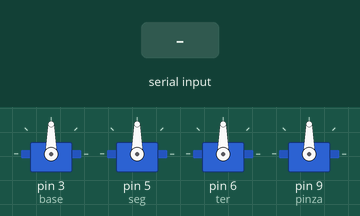
This sketch was run on a simulated Arduino Uno, built with avr-gcc and run on an emulated ATmega328P. On the bench: 4 × servo. Inputs (shaded band) come from the test bench.

Above: at 1.2 s.
1.3 s: "r" received over Serial
At 1.7 s:
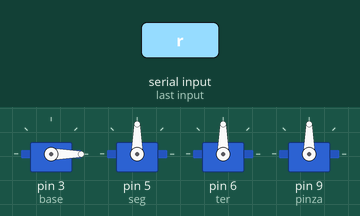
2.8 s: "g" received over Serial
At 4.0 s:
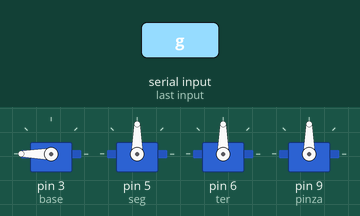
4.3 s: "b" received over Serial
At 5.2 s:
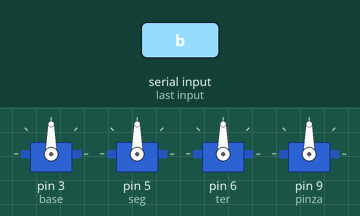
Timing chart, 0 to 7.3 s (numbered marks = the images above; inputs shaded):
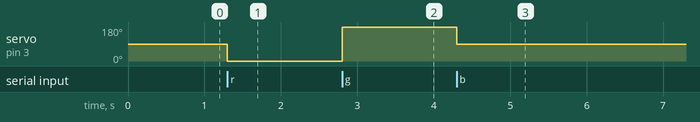

Measured:
- after the input at 1.3 s, servo on pin 3 (base): 90° → 0° at once
- after the input at 2.8 s, servo on pin 3 (base): 0° → 180° at once
- after the input at 4.3 s, servo on pin 3 (base): 180° → 90° at once

The sketch:

Arduino_Controller.ino
```cpp
#include <Servo.h>

char lectura; //Variable para guardar la lectura del Serial
int A = 2, B = 4, C = 7, D = 8, S = 10;
int uno = 0, dos = 0, tres = 0, cuatro = 0, reversa;
int cont1 = 90, cont2 = 90, cont3 = 90, cont4 = 90;
int base = 3, seg = 5, ter = 6, pinza = 9;
Servo myservo1;
Servo myservo2;
Servo myservo3;
Servo myservo4;

//Este codigo está definido el control de servos
//para un brazo robot
void setup()
{
  Serial.begin(9600);
  pinMode(2, OUTPUT);
  pinMode(A, INPUT);
  pinMode(B, INPUT);
  pinMode(C, INPUT);
  pinMode(D, INPUT);
  pinMode(S, INPUT);
  myservo1.attach(base);
  myservo2.attach(seg);
  myservo3.attach(ter);
  myservo4.attach(pinza);
}

void loop()
{
  //Si recibimos algo por serial, lo guardamos
  if (Serial.available() >= 1)
  {
    lectura = Serial.read();

    //Lectura del caracter R, G o B
    if (lectura == 'r')
    {
      myservo1.write(0);
    }
    if (lectura == 'g')
    {
      myservo1.write(180);
    }
    if (lectura == 'b')
    {
      myservo1.write(90);
    }
  }
}
```
